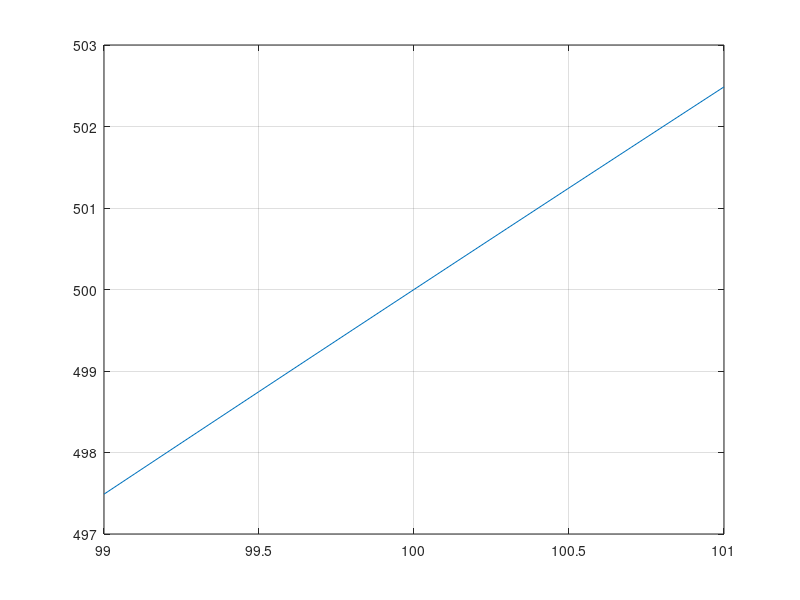

Here is the MATLAB script that generated this plot:
OtPmin=99;
OtPmax=101;
naz=21; %nazivna vrijednsot, bude definisano
razlika=(OtPmax-OtPmin)/(naz-1);

OtP=OtPmin:razlika:OtPmax; %Otpornost pretvarraca

R(1)=100;
R(2)=100;
R(3)=1e5;
R(4)=100;
E=1;

%petlja varijacija otpornosti pretvaraca
for c=1:naz
R(5)=OtP(c);

mR(1,1)=R(2)+R(5);
mR(1,2)=-R(2);
mR(1,3)=-R(5);
mR(2,1)=-R(2);
mR(2,2)=R(1)+R(2)+R(3);
mR(2,3)=-R(3);
mR(3,1)=-R(5);
mR(3,2)=-R(3);
mR(3,3)=R(3)+R(4)+R(5);

EMS(1)=E;
EMS(2)=0;
EMS(3)=0;

i=mR\EMS';

ir(1)= i(2);
ir(2)= i(1)-i(2);
ir(3)= i(2)-i(3);
ir(4)= i(3);
ir(5)= i(1)-i(3);

pR=ir.*R;
vd(c)=pR(5);
end
figure(1);
plot(OtP,vd*1000);
grid on;
%%


